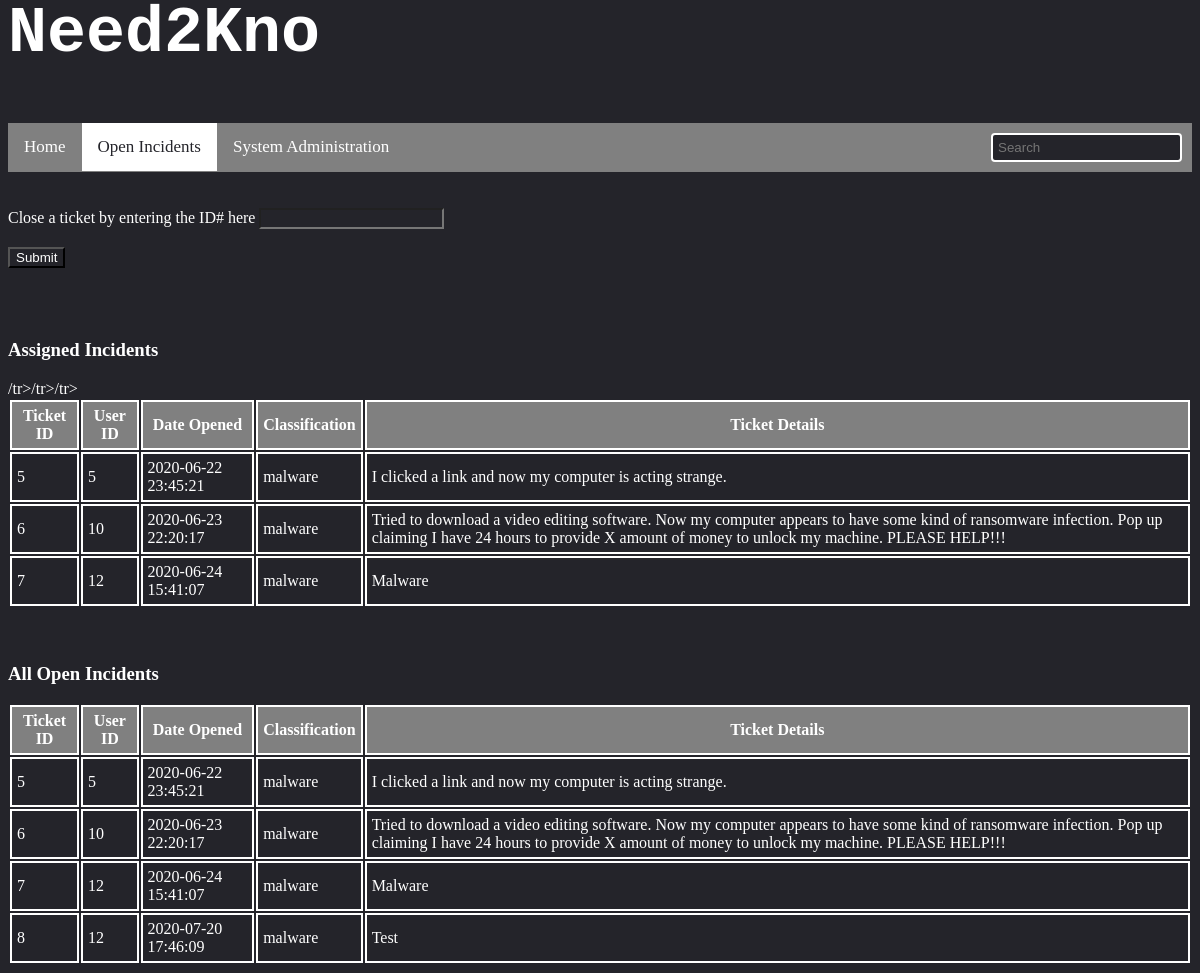
The page /IT_Incidents.php on the database its author committed.
### tables this page shows
CREATE TABLE `ticket` (
  `ticket_id` int(8) NOT NULL,
  `user_id` int(4) NOT NULL,
  `isOpen` tinyint(1) NOT NULL,
  `Details` varchar(400) NOT NULL,
  `date_created` timestamp NOT NULL DEFAULT current_timestamp(),
  `Classification` varchar(30) NOT NULL,
  `it_sec_id` int(11) NOT NULL
);

### IT_Incidents.php (the view, shortened to what this page needs)
<html>
<header id=“head”>
	<link rel="stylesheet" type="text/css" href="../css/IncidentsStyle.css">
	<h1>Need2Kno</h1>
	<br>
</header>
<body>
	<div class="nav">
		<a href='https://localhost/SeniorProject/html/IT_Home.html'>Home</a>
  		<a class="selected" href='https://localhost/SeniorProject/html/IT_Incidents.html'>Open Incidents</a>
  		<a href='https://localhost/SeniorProject/html/SysAdmin.html'>System Administration</a>
  		<input class="search" type=text placeholder="Search">
	</div>
	<br><br>
	<div class="close">
	<form  action="CloseTicket.php" method="post">
			<label>Close a ticket by entering the ID# here</label>
				<input type="number" name="close" required autocomplete="off" /><br><br>
				<input type=submit>
	</form>
	<br><br>
	</div>
	<div  class="open">
		<h3>Assigned Incidents</h3>
		<table>
			<tr>
				<th>Ticket ID</th>
				<th>User ID</th>
				<th>Date Opened</th>
				<th>Classification</th>
				<th>Ticket Details</th>
			</tr>
			<?php
			$host='localhost';
			$user='root';
			$pass='';
			$db='Need2Kno';
			$sid = $_SESSION["sid"];
			$con=mysqli_connect($host,$user,$pass,$db);
				mysqli_select_db($con,$db);
			$sql = "SELECT ticket_id, user_id, date_created, Details, Classification FROM ticket WHERE it_sec_id = '$sid' AND isOpen = 1";
			$result = $con-> query($sql);
			if($result-> num_rows > 0){
				while($row = $result-> fetch_assoc()){
					echo "<tr><td>". $row["ticket_id"] ."</td><td>". $row["user_id"] ."</td><td>". $row["date_created"] ."</td><td>" . $row["Classification"] ."</td><td>". $row["Details"] ."</td>/tr>";
				}
				echo "</table>";
			}
			?>
	</div>
	<br><br>
	<div class="open">
		<h3>All Open Incidents</h3>
		<table>
			<tr>
				<th>Ticket ID</th>
				<th>User ID</th>
				<th>Date Opened</th>
				<th>Classification</th>
				<th>Ticket Details</th>
			</tr>
			<?php
			$sql = "SELECT ticket_id, user_id, date_created, Details, Classification FROM ticket WHERE isOpen = 1";
			$result = $con-> query($sql);
			if($result-> num_rows > 0){
				while($row = $result-> fetch_assoc()){
					echo "<tr><td>". $row["ticket_id"] ."</td><td>". $row["user_id"] ."</td><td>". $row["date_created"] ."</td><td>" . $row["Classification"] ."</td><td>". $row["Details"] ."</td></tr>";
				}
				echo "</table>";
			}
			?>
	</div>
</body>
</html>

### css/IncidentsStyle.css (style rules this page uses)
* { color:white; background-color: #24242A; }
h1 { font-family: "Rockwell Extra Bold", "Rockwell Bold", monospace; font-size: 65px; font-style: normal; font-variant: normal; font-weight: 700; line-height: 53.9px; }
.nav { background-color:grey; overflow:hidden; }
.nav a { float: left; color: white; text-align: center; padding: 14px 16px; text-decoration: none; font-size: 17px; background-color:grey; }
.search { float:right; margin:10px; padding:5px; border:2px solid white; border-radius:4px; color:white; }
.nav a.selected { color:#24242A; background-color:white; }
.open th, .open td { border:2px solid white; padding:5px; }
.open tr:nth-child(even) { background-color: #f2f2f2; }
.open th { color:white; background-color:grey; }

### rows shown on the page
ticket: ticket_id "5", user "5", date_created "2020-06-22 23:45:21", Classification "malware", Details "I clicked a link and now my computer is acting strange."
ticket: ticket_id "6", user "10", date_created "2020-06-23 22:20:17", Classification "malware", Details "Tried to download a video editing software. Now my computer appears to have some kind of ransomware infection. Pop up claiming I have 24 hours to provide X amount of money to unlock my machine. PLEASE HELP!!!"
ticket: ticket_id "7", user "12", date_created "2020-06-24 15:41:07", Classification "malware", Details "Malware"
ticket: ticket_id "8", user "12", date_created "2020-07-20 17:46:09", Classification "malware", Details "Test"
